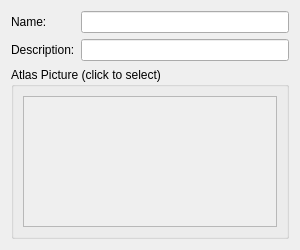
<?xml version="1.0" encoding="UTF-8"?>
<ui version="4.0">
 <class>atlas_properties_widget</class>
 <widget class="QWidget" name="atlas_properties_widget">
  <property name="geometry">
   <rect>
    <x>0</x>
    <y>0</y>
    <width>300</width>
    <height>250</height>
   </rect>
  </property>
  <property name="windowTitle">
   <string>Form</string>
  </property>
  <layout class="QVBoxLayout" name="verticalLayout">
   <item>
    <layout class="QGridLayout" name="lyAtlasText">
     <item row="0" column="0">
      <widget class="QLabel" name="lblAtlasName">
       <property name="text">
        <string>Name:</string>
       </property>
      </widget>
     </item>
     <item row="0" column="1">
      <widget class="QLineEdit" name="edtAtlasName"/>
     </item>
     <item row="1" column="0">
      <widget class="QLabel" name="lblAtlasDescription">
       <property name="text">
        <string>Description:</string>
       </property>
      </widget>
     </item>
     <item row="1" column="1">
      <widget class="QLineEdit" name="edtAtlasDescription"/>
     </item>
    </layout>
   </item>
   <item>
    <widget class="QGroupBox" name="grpPicture">
     <property name="title">
      <string>Atlas Picture (click to select)</string>
     </property>
     <layout class="QVBoxLayout" name="lyPicture" stretch="0,0">
      <item>
       <widget class="QScrollArea" name="scrPicture">
        <property name="widgetResizable">
         <bool>true</bool>
        </property>
        <widget class="QWidget" name="scrollAreaWidgetContents">
         <property name="geometry">
          <rect>
           <x>0</x>
           <y>0</y>
           <width>272</width>
           <height>137</height>
          </rect>
         </property>
        </widget>
       </widget>
      </item>
      <item>
       <layout class="QHBoxLayout" name="lyPictureFile"/>
      </item>
     </layout>
    </widget>
   </item>
  </layout>
 </widget>
 <tabstops>
  <tabstop>edtAtlasName</tabstop>
  <tabstop>edtAtlasDescription</tabstop>
  <tabstop>scrPicture</tabstop>
 </tabstops>
 <resources/>
 <connections/>
</ui>
